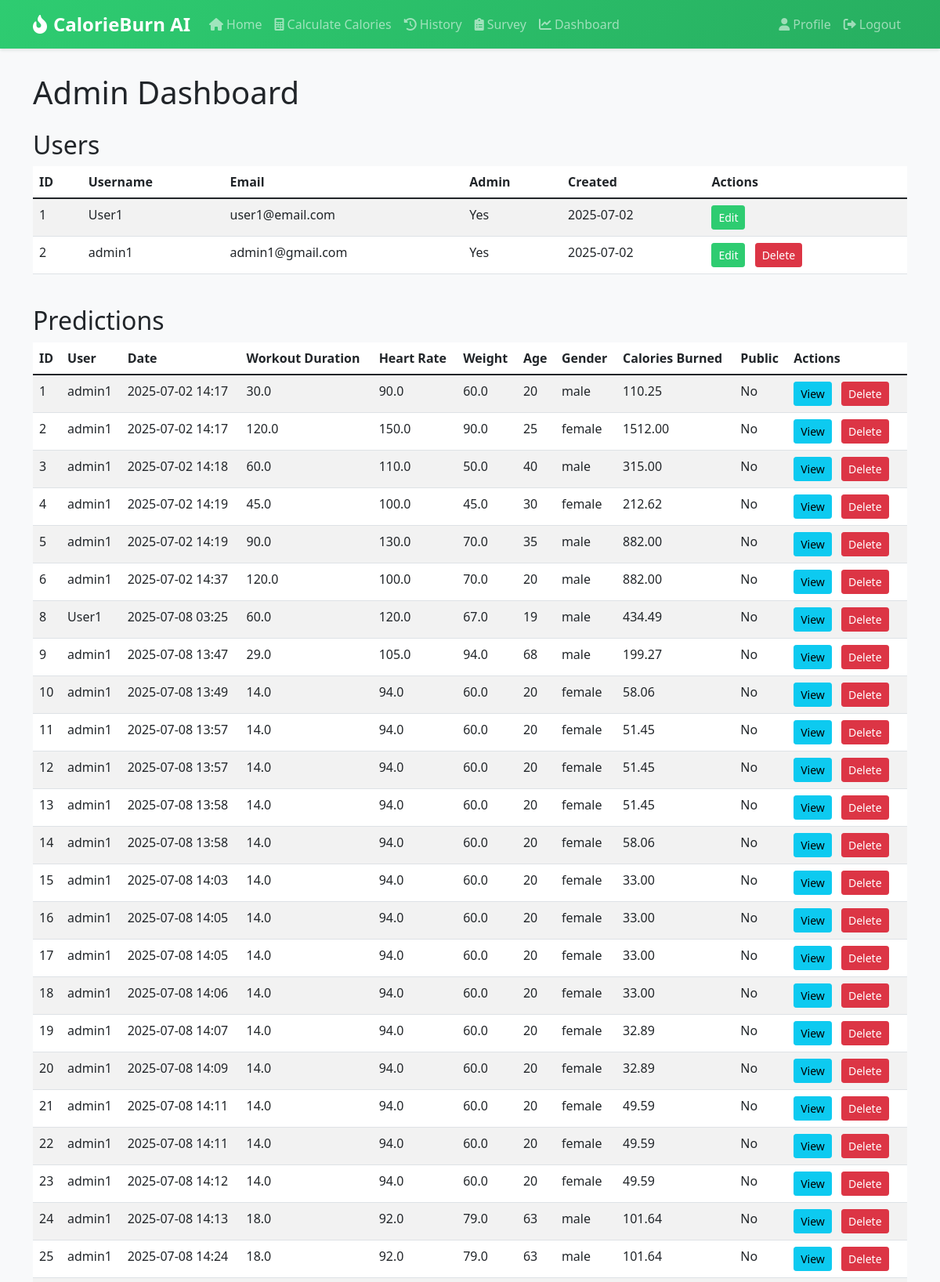
The app's page /admin/dashboard (signed in, upper part) with its own data.
### app/models/user.py (models this page shows, shortened)
class User(UserMixin, db.Model):
    id = db.Column(db.Integer, primary_key=True)
    username = db.Column(db.String(64), unique=True, nullable=False)
    email = db.Column(db.String(120), unique=True, nullable=False)
    password_hash = db.Column(db.String(128))
    is_admin = db.Column(db.Boolean, default=False)
    created_at = db.Column(db.DateTime, default=datetime.utcnow)
    profile = db.relationship('UserProfile', backref='user', uselist=False, cascade="all, delete-orphan")
    predictions = db.relationship('Prediction', backref='user', lazy='dynamic', cascade="all, delete-orphan")
    surveys = db.relationship('Survey', backref='user', lazy='dynamic', cascade="all, delete-orphan")

### app/models/ai_model.py (models this page shows, shortened)
class Prediction(db.Model):
    id = db.Column(db.Integer, primary_key=True)
    user_id = db.Column(db.Integer, db.ForeignKey('user.id'), nullable=False)
    input_data = db.Column(db.JSON, nullable=False)
    prediction_result = db.Column(db.Float, nullable=False)
    created_at = db.Column(db.DateTime, default=datetime.utcnow)
    is_public = db.Column(db.Boolean, default=False)

### app/admin/routes.py (the view)
    def decorated_function(*args, **kwargs):
        if not current_user.is_authenticated or not current_user.is_admin:
            flash('You do not have permission to access this page.')
            return redirect(url_for('main.index'))
        return f(*args, **kwargs)

### app/admin/routes.py (called while the page is built)
def admin_required(f):
    def decorated_function(*args, **kwargs):
        if not current_user.is_authenticated or not current_user.is_admin:
            flash('You do not have permission to access this page.')
            return redirect(url_for('main.index'))
        return f(*args, **kwargs)
    decorated_function.__name__ = f.__name__
    return decorated_function

@bp.route('/dashboard')
@login_required
@admin_required
def dashboard():
    users = User.query.all()
    predictions = Prediction.query.all()
    surveys = Survey.query.all()
    return render_template('admin/dashboard.html',
                         title='Admin Dashboard',
                         users=users,
                         predictions=predictions,
                         surveys=surveys)

### app/models/user.py (called while the page is built)
@login_manager.user_loader
def load_user(id):
    return User.query.get(int(id))

### app/utils/time_utils.py (called while the page is built)
def to_bulgarian_time(dt):
    if dt is None:
        return None
    return dt + timedelta(hours=3)

### app/templates/admin/dashboard.html (shortened to what this page needs)
{% extends "base.html" %}
{% block content %}
<div class="row">
    <div class="col-md-12">
        <h1>Admin Dashboard</h1>
        <h2 class="mt-4">Users</h2>
        <div class="table-responsive">
            <table class="table table-striped">
                <thead>
                    <tr>
                        <th>ID</th>
                        <th>Username</th>
                        <th>Email</th>
                        <th>Admin</th>
                        <th>Created</th>
                        <th>Actions</th>
                    </tr>
                </thead>
                <tbody>
                    {% for user in users %}
                    <tr>
                        <td>{{ user.id }}</td>
                        <td>{{ user.username }}</td>
                        <td>{{ user.email }}</td>
                        <td>{{ "Yes" if user.is_admin else "No" }}</td>
                        <td>{{ user.created_at.strftime('%Y-%m-%d') }}</td>
                        <td>
                            <a href="{{ url_for('admin.edit_user', id=user.id) }}" class="btn btn-sm btn-primary">Edit</a>
                            {% if user != current_user %}
                            <form action="{{ url_for('admin.delete_user', id=user.id) }}" method="post" style="display: inline;">
                                <button type="submit" class="btn btn-sm btn-danger" onclick="return confirm('Are you sure you want to delete this user?')">Delete</button>
                            </form>
                            {% endif %}
                        </td>
                    </tr>
                    {% endfor %}
                </tbody>
            </table>
        </div>
        <h2 class="mt-4">Predictions</h2>
        <div class="table-responsive">
            <table class="table table-striped">
                <thead>
                    <tr>
                        <th>ID</th>
                        <th>User</th>
                        <th>Date</th>
                        <th>Workout Duration</th>
                        <th>Heart Rate</th>
                        <th>Weight</th>
                        <th>Age</th>
                        <th>Gender</th>
                        <th>Calories Burned</th>
                        <th>Public</th>
                        <th>Actions</th>
                    </tr>
                </thead>
                <tbody>
                    {% for prediction in predictions %}
                    <tr>
                        <td>{{ prediction.id }}</td>
                        <td>{{ prediction.user.username }}</td>
                        <td>{{ (prediction.created_at|to_bulgarian_time).strftime('%Y-%m-%d %H:%M') }}</td>
                        <td>{{ prediction.input_data.workout_duration }}</td>
                        <td>{{ prediction.input_data.heart_rate }}</td>
                        <td>{{ prediction.input_data.weight }}</td>
                        <td>{{ prediction.input_data.age }}</td>
                        <td>{{ prediction.input_data.gender }}</td>
                        <td>{{ '%.2f'|format(prediction.prediction_result) }}</td>
                        <td>{{ 'Yes' if prediction.is_public else 'No' }}</td>
                        <td>
                            <a href="{{ url_for('admin.view_prediction', id=prediction.id) }}" class="btn btn-info btn-sm">View</a>
                            <form action="{{ url_for('admin.delete_prediction', id=prediction.id) }}" method="post" style="display:inline;">
                                <button type="submit" class="btn btn-danger btn-sm" onclick="return confirm('Are you sure you want to delete this prediction?');">Delete</button>
                            </form>
                        </td>
                    </tr>
                    {% endfor %}
                </tbody>
            </table>
        </div>
        <br><br>
    </div>
</div>
{% endblock %}

### app/static/css/style.css (style rules this page uses)
body { background-color: #f8f9fa; }
.table { background-color: #fff; }
.btn { margin-right: 0.5rem; }

### app/templates/base.html (style rules this page uses)
:root { --primary-color: #2ecc71; --secondary-color: #27ae60; --dark-color: #2c3e50; }
body { background-color: #f8f9fa; }
.btn-primary { background-color: var(--primary-color); border-color: var(--primary-color); }

### records on screen
User: id "1", username "User1", email "user1@email.com", is_admin "Yes", created_at "2025-07-02"
User: id "2", username "admin1", email "admin1@gmail.com", is_admin "Yes", created_at "2025-07-02"
Prediction: id "1", user.username "admin1", created_at "2025-07-02 14:17", input_data.workout_duration "30.0", input_data.heart_rate "90.0", input_data.weight "60.0", input_data.age "20", input_data.gender "male", prediction_result "110.25", is_public "No"
Prediction: id "2", user.username "admin1", created_at "2025-07-02 14:17", input_data.workout_duration "120.0", input_data.heart_rate "150.0", input_data.weight "90.0", input_data.age "25", input_data.gender "female", prediction_result "1512.00", is_public "No"
Prediction: id "3", user.username "admin1", created_at "2025-07-02 14:18", input_data.workout_duration "60.0", input_data.heart_rate "110.0", input_data.weight "50.0", input_data.age "40", input_data.gender "male", prediction_result "315.00", is_public "No"
Prediction: id "4", user.username "admin1", created_at "2025-07-02 14:19", input_data.workout_duration "45.0", input_data.heart_rate "100.0", input_data.weight "45.0", input_data.age "30", input_data.gender "female", prediction_result "212.62", is_public "No"
Prediction: id "5", user.username "admin1", created_at "2025-07-02 14:19", input_data.workout_duration "90.0", input_data.heart_rate "130.0", input_data.weight "70.0", input_data.age "35", input_data.gender "male", prediction_result "882.00", is_public "No"
Prediction: id "6", user.username "admin1", created_at "2025-07-02 14:37", input_data.workout_duration "120.0", input_data.heart_rate "100.0", input_data.weight "70.0", input_data.age "20", input_data.gender "male", prediction_result "882.00", is_public "No"
Prediction: id "8", user.username "User1", created_at "2025-07-08 03:25", input_data.workout_duration "60.0", input_data.heart_rate "120.0", input_data.weight "67.0", input_data.age "19", input_data.gender "male", prediction_result "434.49", is_public "No"
Prediction: id "9", user.username "admin1", created_at "2025-07-08 13:47", input_data.workout_duration "29.0", input_data.heart_rate "105.0", input_data.weight "94.0", input_data.age "68", input_data.gender "male", prediction_result "199.27", is_public "No"
Prediction: id "10", user.username "admin1", created_at "2025-07-08 13:49", input_data.workout_duration "14.0", input_data.heart_rate "94.0", input_data.weight "60.0", input_data.age "20", input_data.gender "female", prediction_result "58.06", is_public "No"
Prediction: id "11", user.username "admin1", created_at "2025-07-08 13:57", input_data.workout_duration "14.0", input_data.heart_rate "94.0", input_data.weight "60.0", input_data.age "20", input_data.gender "female", prediction_result "51.45", is_public "No"
Prediction: id "12", user.username "admin1", created_at "2025-07-08 13:57", input_data.workout_duration "14.0", input_data.heart_rate "94.0", input_data.weight "60.0", input_data.age "20", input_data.gender "female", prediction_result "51.45", is_public "No"
Prediction: id "13", user.username "admin1", created_at "2025-07-08 13:58", input_data.workout_duration "14.0", input_data.heart_rate "94.0", input_data.weight "60.0", input_data.age "20", input_data.gender "female", prediction_result "51.45", is_public "No"
Prediction: id "14", user.username "admin1", created_at "2025-07-08 13:58", input_data.workout_duration "14.0", input_data.heart_rate "94.0", input_data.weight "60.0", input_data.age "20", input_data.gender "female", prediction_result "58.06", is_public "No"
Prediction: id "15", user.username "admin1", created_at "2025-07-08 14:03", input_data.workout_duration "14.0", input_data.heart_rate "94.0", input_data.weight "60.0", input_data.age "20", input_data.gender "female", prediction_result "33.00", is_public "No"
Prediction: id "16", user.username "admin1", created_at "2025-07-08 14:05", input_data.workout_duration "14.0", input_data.heart_rate "94.0", input_data.weight "60.0", input_data.age "20", input_data.gender "female", prediction_result "33.00", is_public "No"
Prediction: id "17", user.username "admin1", created_at "2025-07-08 14:05", input_data.workout_duration "14.0", input_data.heart_rate "94.0", input_data.weight "60.0", input_data.age "20", input_data.gender "female", prediction_result "33.00", is_public "No"
Prediction: id "18", user.username "admin1", created_at "2025-07-08 14:06", input_data.workout_duration "14.0", input_data.heart_rate "94.0", input_data.weight "60.0", input_data.age "20", input_data.gender "female", prediction_result "33.00", is_public "No"
Prediction: id "19", user.username "admin1", created_at "2025-07-08 14:07", input_data.workout_duration "14.0", input_data.heart_rate "94.0", input_data.weight "60.0", input_data.age "20", input_data.gender "female", prediction_result "32.89", is_public "No"
Prediction: id "20", user.username "admin1", created_at "2025-07-08 14:09", input_data.workout_duration "14.0", input_data.heart_rate "94.0", input_data.weight "60.0", input_data.age "20", input_data.gender "female", prediction_result "32.89", is_public "No"
Prediction: id "21", user.username "admin1", created_at "2025-07-08 14:11", input_data.workout_duration "14.0", input_data.heart_rate "94.0", input_data.weight "60.0", input_data.age "20", input_data.gender "female", prediction_result "49.59", is_public "No"
Prediction: id "22", user.username "admin1", created_at "2025-07-08 14:11", input_data.workout_duration "14.0", input_data.heart_rate "94.0", input_data.weight "60.0", input_data.age "20", input_data.gender "female", prediction_result "49.59", is_public "No"
Prediction: id "23", user.username "admin1", created_at "2025-07-08 14:12", input_data.workout_duration "14.0", input_data.heart_rate "94.0", input_data.weight "60.0", input_data.age "20", input_data.gender "female", prediction_result "49.59", is_public "No"
Prediction: id "24", user.username "admin1", created_at "2025-07-08 14:13", input_data.workout_duration "18.0", input_data.heart_rate "92.0", input_data.weight "79.0", input_data.age "63", input_data.gender "male", prediction_result "101.64", is_public "No"
Prediction: id "25", user.username "admin1", created_at "2025-07-08 14:24", input_data.workout_duration "18.0", input_data.heart_rate "92.0", input_data.weight "79.0", input_data.age "63", input_data.gender "male", prediction_result "101.64", is_public "No"
